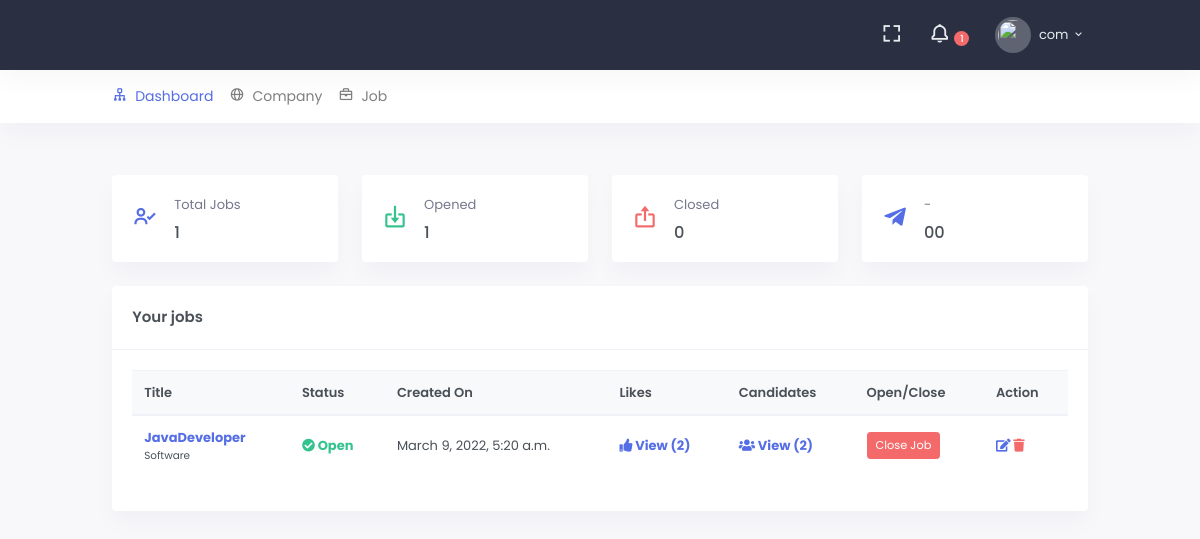
Before: /c/ (signed in) with the older database file.
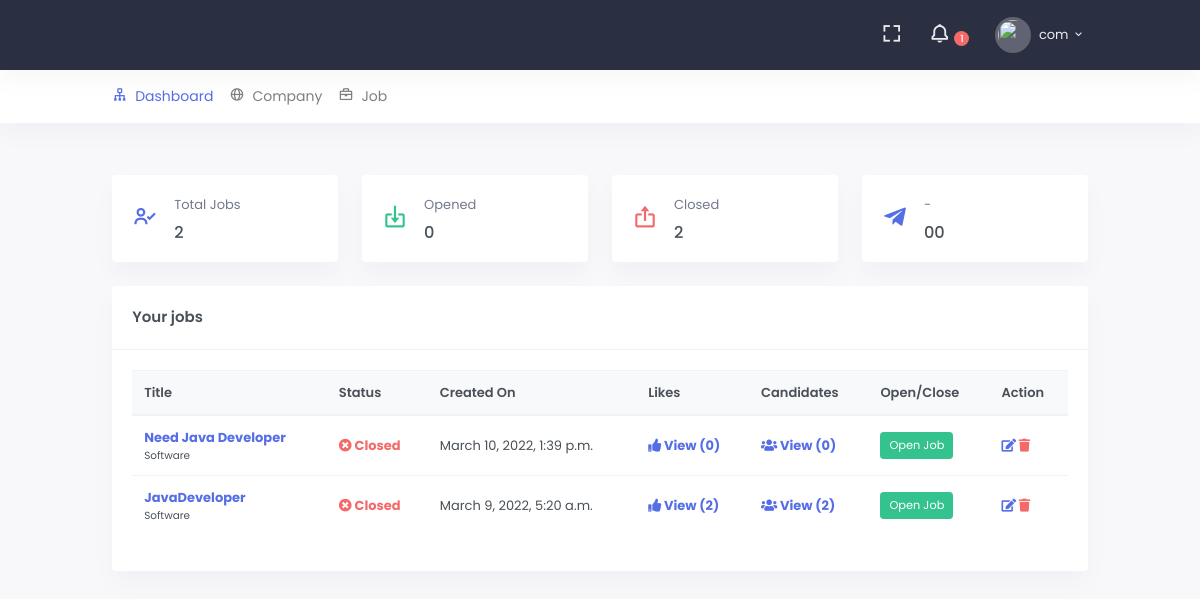
After: the same page with the newer database file.
### src/portals/company/models.py (models this page shows, shortened)
class Job(models.Model):
    STATUS_CHOICE = (
        ('o', 'Open'),
        ('c', 'Close')
    )
    title = models.CharField(max_length=255)
    category = models.ForeignKey(Category, on_delete=models.CASCADE)
    description = models.TextField()
    detailed_description = RichTextField(null=True, blank=True)
    company = models.ForeignKey('Company', related_name='job_provider', on_delete=models.CASCADE, blank=True)
    start_time = models.DateTimeField(null=True, blank=True)
    end_time = models.DateTimeField(null=True, blank=True)
    likes = models.ManyToManyField(User, related_name='likes')
    candidates = models.ManyToManyField(User, related_name='candidates', through='Candidate')
    status = models.CharField(max_length=1, choices=STATUS_CHOICE, default='o')
    is_active = models.BooleanField(default=True)
    created_on = models.DateTimeField(auto_now=False, auto_now_add=True)
    class Meta:
        ordering = ['-pk']

class Category(models.Model):
    name = models.CharField(max_length=255)
    class Meta:
        verbose_name_plural = "Categories"
    def __str__(self):
        return self.name

### src/portals/company/views.py (the view)
# urls.py: path('', DashboardView.as_view(), name='dashboard'),
@method_decorator(company_required, name='dispatch')
class DashboardView(TemplateView):
    template_name = 'company/dashboard.html'
    def get_context_data(self, **kwargs):
        context = super(DashboardView, self).get_context_data(**kwargs)
        jobs = Job.objects.filter(company__user=self.request.user)
        context['jobs'] = jobs
        context['jobs_all_count'] = jobs.count()
        context['jobs_open_count'] = jobs.filter(status='o').count()
        context['jobs_close_count'] = jobs.filter(status='c').count()
        return context

### src/accounts/models.py (called while the page is built)
    def __str__(self):
        return self.username

### src/portals/company/templates/company/dashboard.html (shortened to what the changed rows need)
{% extends 'core/base.html' %}
{% load static %}
{% block content %}
    <div class="row">
        <div class="col-sm-3">
            <div class="card mini-stats-wid">
                <div class="card-body">
                    <div class="media">
                        <div class="media-body">
                            <p class="text-muted mb-2">Total Jobs</p>
                            <h5 class="mb-0">
                                {{ jobs_all_count }}
                            </h5>
                        </div>
                    </div>
                </div>
            </div>
        </div>
        <div class="col-sm-3">
            <div class="card mini-stats-wid">
                <div class="card-body">
                    <div class="media">
                        <div class="media-body">
                            <p class="text-muted mb-2">Opened</p>
                            <h5 class="mb-0">
                                {{ jobs_open_count }}
                            </h5>
                        </div>
                    </div>
                </div>
            </div>
        </div>
        <div class="col-sm-3">
            <div class="card mini-stats-wid">
                <div class="card-body">
                    <div class="media">
                        <div class="media-body">
                            <p class="text-muted mb-2">Closed</p>
                            <h5 class="mb-0">
                                {{ jobs_close_count }}
                            </h5>
                        </div>
                    </div>
                </div>
            </div>
        </div>
    </div>
    <div class="row">
        <div class="col-12">
            <div class="card">
                <div class="card-body">
                    {% if jobs %}
                        <div class="table-responsive">
                            <table class="table table-centered table-nowrap table-hover">
                                <thead class="thead-light">
                                <tr>
                                    <th scope="col">Title</th>
                                    <th scope="col">Status</th>
                                    <th scope="col">Created On</th>
                                    <th scope="col">Likes</th>
                                    <th scope="col">Candidates</th>
                                    <th scope="col">Open/Close</th>
                                    <th scope="col">Action</th>
                                </tr>
                                </thead>
                                <tbody>
                                {% for object in jobs %}
                                    <tr>
                                        <td>
                                            <p class="mb-0">
                                                <b><a href="#">{{ object.title }}</a></b>
                                            </p>
                                            <p class="mb-0 small">{{ object.category }}</p>
                                        </td>
                                        <td>
                                            {% if object.status == 'o' %}
                                                <b class="text-success">
                                                    <i class="fa fa-check-circle"></i> Open
                                                </b>
                                            {% else %}
                                                <b class="text-danger">
                                                    <i class="fa fa-times-circle"></i> Closed
                                                </b>
                                            {% endif %}
                                        </td>
                                        <td>{{ object.created_on }}</td>
                                        <td>
                                            <a href="{% url 'company:job-likes-list' object.pk %}"><b><i class="fa fa-thumbs-up"></i>
                                                View ({{ object.likes.count }})</b></a>
                                        </td>
                                        <td>
                                            <a href="{% url 'company:candidate-list' object.pk %}"><b><i
                                                    class="fa fa-users"></i> View
                                                ({{ object.candidates.count }})</b></a>
                                        </td>
                                        <td>
                                                {% if object.status == 'o' %}
                                                    <a href="{% url 'company:job-status' object.pk %}" class="btn btn-sm btn-danger">Close Job</a>
                                                {% else %}
                                                    <a href="{% url 'company:job-status' object.pk %}" class="btn btn-sm btn-success">Open Job</a>
                                                {% endif %}
                                        </td>
                                        <td>
                                            <a href="{% url 'company:job-update' object.pk %}">
                                                <b><i class="fa fa-edit"></i> </b>
                                            </a>
                                            <a href="{% url 'company:job-delete' object.pk %}" class="text-danger">
                                                <b><i class="fa fa-trash"></i> </b>
                                            </a>
                                        </td>
                                    </tr>
                                {% endfor %}
                                </tbody>
                            </table>
                        </div>
                    {% else %}
                        <p class="text-danger">
                            <b><i class="fa fa-exclamation-circle"></i> No jobs found.</b>
                        </p>
                    {% endif %}
                </div>
            </div>
        </div>
    </div>
{% endblock %}

Changed rows visible on the page:
added Job: title "Need Java Developer", category "Software", status "c" (drawn), created_on "March 10, 2022, 1:39 p.m.", likes.count "0", candidates.count "0"
changed Job "JavaDeveloper": status "Open Close Job" → "Closed Open Job"
Other visible differences:
{{ jobs_all_count }}: "1" → "2"
{{ jobs_open_count }}: "1" → "0"
{{ jobs_close_count }}: "0" → "2"
